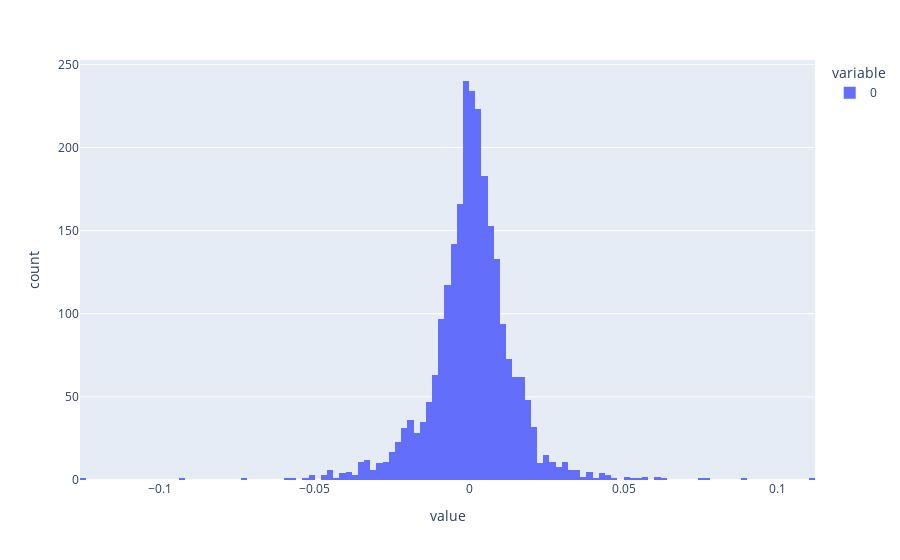

Notebook code for this chart:
### Code cell
(portfolio.profit / capital).hist()

### Figure 1 — Plotly figure (JSON) as saved in the notebook; plotly's stock layout.template omitted (floating-point values rounded to 4 significant figures; data arrays with more than 128 entries replaced by an {"elided": "..."} marker saying what was removed)
{"data": [{"alignmentgroup": "True", "bingroup": "x", "hovertemplate": "variable=0<br>value=%{x}<br>count=%{y}<extra></extra>", "legendgroup": "0", "marker": {"color": "#636efa", "pattern": {"shape": ""}}, "name": "0", "offsetgroup": "0", "orientation": "v", "showlegend": true, "type": "histogram", "x": {"elided": "2516 float values"}, "xaxis": "x", "yaxis": "y"}], "layout": {"autosize": true, "barmode": "relative", "legend": {"title": {"text": "variable"}, "tracegroupgap": 0}, "margin": {"t": 60}, "xaxis": {"anchor": "y", "autorange": true, "domain": [0, 1], "range": [-0.126, 0.112], "title": {"text": "value"}, "type": "linear"}, "yaxis": {"anchor": "x", "autorange": true, "domain": [0, 1], "range": [0, 252.6], "title": {"text": "count"}}}}
